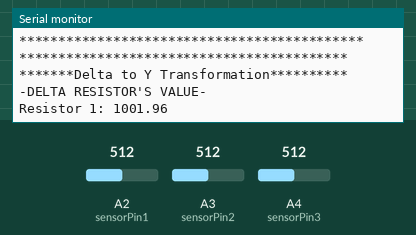
This sketch was run on a simulated Arduino Uno, built with avr-gcc and run on an emulated ATmega328P. On the bench: the last lines printed to the serial monitor. The test bench sets the inputs (shaded band); at power-on: A2 (sensorPin1) = 512, A3 (sensorPin2) = 512, A4 (sensorPin3) = 512.

Above: at 7.9 s.
8.0 s: A2 (sensorPin1) set to 1004
At 10.6 s:
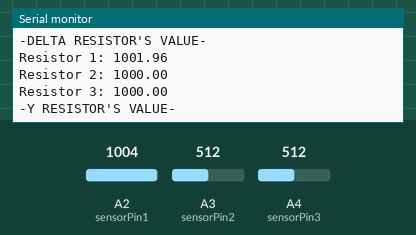
15.6 s: A2 (sensorPin1) set to 1023
At 20.2 s:
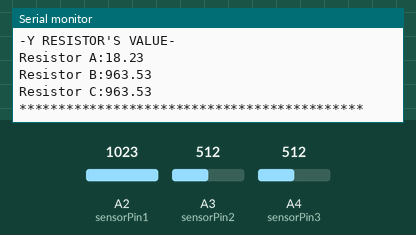
Timing chart, 0 to 21.7 s (numbered marks = the images above; inputs shaded):
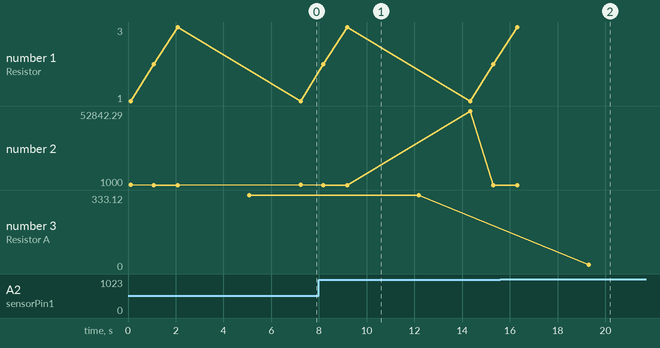

The sketch:

12_MIDTERM-PROJECT.ino
```cpp
const int sensorPin1 = A2;
const int sensorPin2 = A3;
const int sensorPin3 = A4;
int sensorValue1 = 0;
int sensorValue2 = 0;
int sensorValue3 = 0;
float Vin = 5;
float Vout1 = 0;
float Vout2 = 0;
float Vout3 = 0;
float Rref1 = 1000;
float Rref2 = 1000;
float Rref3 = 1000;
float r1 = 0;
float r2 = 0;
float r3 = 0;
float rA=0,rB=0,rC=0;
void setup ()
{
  Serial.begin(9600);      // Initialize serial communications at 9600 bps
}
void getR1(){
  sensorValue1 = analogRead(sensorPin1);
  Vout1 = (Vin * sensorValue1) / 1023;
  r1 = Rref1 * (1 / ((Vin / Vout1) - 1));
  Serial.print("Resistor 1: ");
  Serial.println(r1);
  delay(1000);
  }
  void getR2(){
  sensorValue2 = analogRead(sensorPin2);
  Vout2 = (Vin * sensorValue2) / 1024;
  r2 = Rref2 * (1 / ((Vin / Vout2) - 1));
  Serial.print("Resistor 2: ");
  Serial.println(r2);                     // Give calculated resistance in Serial Monitor
  delay(1000);
  }
  void getR3(){
  sensorValue3 = analogRead(sensorPin3);
  Vout3 = (Vin * sensorValue3) / 1024;
  r3 = Rref3 * (1 / ((Vin / Vout3) - 1));
  Serial.print("Resistor 3: ");
  Serial.println(r3);                     // Give calculated resistance in Serial Monitor
    delay(1000);
  }
void loop ()
{
  Serial.println("******************************************");
  Serial.println("*******Delta to Y Transformation**********");
  Serial.println("-DELTA RESISTOR'S VALUE-");
  getR1();
  getR2();
  getR3();
  Serial.println("-Y RESISTOR'S VALUE-");
  delay(2000);
   rA=(r2*r3)/(r1+r2+r3);
   rB=(r3*r1)/(r1+r2+r3);
    rC=(r1*r2)/(r1+r2+r3);
    Serial.print("Resistor A:");
    Serial.println(rA);
    Serial.print("Resistor B:");
    Serial.println(rB);
    Serial.print("Resistor C:");
    Serial.println(rC);
    Serial.println("********************************************");
delay(2000);
}
```

Measured:
- the behaviour switches between 1022 and 1023 on A2 (sensorPin1) (found by bisection; images 1 and 2)
- plotted number 3: 333.12 → 0 after the input at 15.6 s
